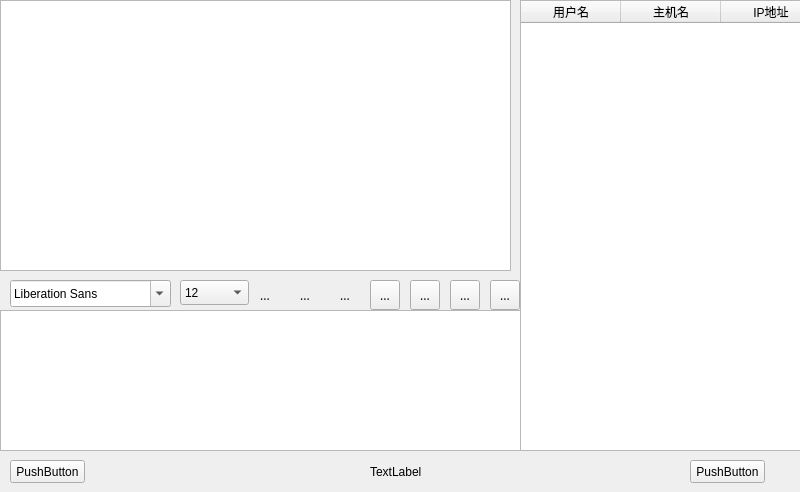
<?xml version="1.0" encoding="UTF-8"?>
<ui version="4.0">
 <class>Widget</class>
 <widget class="QWidget" name="Widget">
  <property name="windowModality">
   <enum>Qt::WindowModal</enum>
  </property>
  <property name="enabled">
   <bool>true</bool>
  </property>
  <property name="geometry">
   <rect>
    <x>0</x>
    <y>0</y>
    <width>800</width>
    <height>492</height>
   </rect>
  </property>
  <property name="windowTitle">
   <string>局域网聊天工具</string>
  </property>
  <property name="windowIcon">
   <iconset>
    <normaloff>../../新建文件夹 (2)/Z4W@2YB]O]7J15RWMOZN[11.png</normaloff>../../新建文件夹 (2)/Z4W@2YB]O]7J15RWMOZN[11.png</iconset>
  </property>
  <widget class="QTextBrowser" name="messageBrower">
   <property name="geometry">
    <rect>
     <x>0</x>
     <y>0</y>
     <width>511</width>
     <height>271</height>
    </rect>
   </property>
  </widget>
  <widget class="QFontComboBox" name="fontComboBox">
   <property name="geometry">
    <rect>
     <x>10</x>
     <y>280</y>
     <width>161</width>
     <height>27</height>
    </rect>
   </property>
  </widget>
  <widget class="QToolButton" name="boldToolBtn">
   <property name="geometry">
    <rect>
     <x>250</x>
     <y>280</y>
     <width>30</width>
     <height>30</height>
    </rect>
   </property>
   <property name="font">
    <font>
     <family>Agency FB</family>
    </font>
   </property>
   <property name="toolTip">
    <string>&lt;html&gt;&lt;head/&gt;&lt;body&gt;&lt;p&gt;加粗&lt;/p&gt;&lt;/body&gt;&lt;/html&gt;</string>
   </property>
   <property name="text">
    <string>...</string>
   </property>
   <property name="icon">
    <iconset>
     <normaloff>../../新建文件夹 (2)/b123.png</normaloff>../../新建文件夹 (2)/b123.png</iconset>
   </property>
   <property name="iconSize">
    <size>
     <width>22</width>
     <height>22</height>
    </size>
   </property>
   <property name="checkable">
    <bool>true</bool>
   </property>
   <property name="autoRaise">
    <bool>true</bool>
   </property>
  </widget>
  <widget class="QComboBox" name="sizeComboBox">
   <property name="geometry">
    <rect>
     <x>180</x>
     <y>280</y>
     <width>69</width>
     <height>25</height>
    </rect>
   </property>
   <property name="currentIndex">
    <number>3</number>
   </property>
   <property name="iconSize">
    <size>
     <width>22</width>
     <height>16</height>
    </size>
   </property>
   <item>
    <property name="text">
     <string>9</string>
    </property>
   </item>
   <item>
    <property name="text">
     <string>10</string>
    </property>
   </item>
   <item>
    <property name="text">
     <string>11</string>
    </property>
   </item>
   <item>
    <property name="text">
     <string>12</string>
    </property>
   </item>
   <item>
    <property name="text">
     <string>13</string>
    </property>
   </item>
   <item>
    <property name="text">
     <string>14</string>
    </property>
   </item>
   <item>
    <property name="text">
     <string>15</string>
    </property>
   </item>
   <item>
    <property name="text">
     <string>20</string>
    </property>
   </item>
   <item>
    <property name="text">
     <string>16</string>
    </property>
   </item>
   <item>
    <property name="text">
     <string>17</string>
    </property>
   </item>
   <item>
    <property name="text">
     <string>18</string>
    </property>
   </item>
   <item>
    <property name="text">
     <string>19</string>
    </property>
   </item>
   <item>
    <property name="text">
     <string>21</string>
    </property>
   </item>
   <item>
    <property name="text">
     <string>22</string>
    </property>
   </item>
   <item>
    <property name="text">
     <string>23</string>
    </property>
   </item>
  </widget>
  <widget class="QToolButton" name="italicToolBtn">
   <property name="geometry">
    <rect>
     <x>290</x>
     <y>280</y>
     <width>30</width>
     <height>30</height>
    </rect>
   </property>
   <property name="font">
    <font>
     <family>Agency FB</family>
    </font>
   </property>
   <property name="toolTip">
    <string>&lt;html&gt;&lt;head/&gt;&lt;body&gt;&lt;p&gt;倾斜&lt;/p&gt;&lt;/body&gt;&lt;/html&gt;</string>
   </property>
   <property name="text">
    <string>...</string>
   </property>
   <property name="icon">
    <iconset>
     <normaloff>../../新建文件夹 (2)/@K2N`R]S_}9}GMT`I97)Z{E.png</normaloff>../../新建文件夹 (2)/@K2N`R]S_}9}GMT`I97)Z{E.png</iconset>
   </property>
   <property name="iconSize">
    <size>
     <width>22</width>
     <height>22</height>
    </size>
   </property>
   <property name="checkable">
    <bool>true</bool>
   </property>
   <property name="autoRaise">
    <bool>true</bool>
   </property>
  </widget>
  <widget class="QToolButton" name="underlineToolBtn">
   <property name="geometry">
    <rect>
     <x>330</x>
     <y>280</y>
     <width>30</width>
     <height>30</height>
    </rect>
   </property>
   <property name="font">
    <font>
     <family>Agency FB</family>
    </font>
   </property>
   <property name="toolTip">
    <string>&lt;html&gt;&lt;head/&gt;&lt;body&gt;&lt;p&gt;&lt;span style=&quot; text-decoration: underline;&quot;&gt;下划线&lt;/span&gt;&lt;/p&gt;&lt;/body&gt;&lt;/html&gt;</string>
   </property>
   <property name="text">
    <string>...</string>
   </property>
   <property name="icon">
    <iconset>
     <normaloff>../../新建文件夹 (2)/Z4W@2YB]O]7J15RWMOZN[11.png</normaloff>../../新建文件夹 (2)/Z4W@2YB]O]7J15RWMOZN[11.png</iconset>
   </property>
   <property name="iconSize">
    <size>
     <width>22</width>
     <height>22</height>
    </size>
   </property>
   <property name="checkable">
    <bool>true</bool>
   </property>
   <property name="autoRaise">
    <bool>true</bool>
   </property>
  </widget>
  <widget class="QToolButton" name="colorBtn">
   <property name="geometry">
    <rect>
     <x>370</x>
     <y>280</y>
     <width>30</width>
     <height>30</height>
    </rect>
   </property>
   <property name="font">
    <font>
     <family>Agency FB</family>
    </font>
   </property>
   <property name="toolTip">
    <string>&lt;html&gt;&lt;head/&gt;&lt;body&gt;&lt;p&gt;更改字体颜色&lt;/p&gt;&lt;/body&gt;&lt;/html&gt;</string>
   </property>
   <property name="text">
    <string>...</string>
   </property>
   <property name="icon">
    <iconset>
     <normaloff>../../新建文件夹 (2)/HYZ$G%7V@SA)8FM`]}D7}{I.png</normaloff>../../新建文件夹 (2)/HYZ$G%7V@SA)8FM`]}D7}{I.png</iconset>
   </property>
   <property name="iconSize">
    <size>
     <width>22</width>
     <height>22</height>
    </size>
   </property>
  </widget>
  <widget class="QToolButton" name="sendBtn">
   <property name="geometry">
    <rect>
     <x>410</x>
     <y>280</y>
     <width>30</width>
     <height>30</height>
    </rect>
   </property>
   <property name="font">
    <font>
     <family>Agency FB</family>
    </font>
   </property>
   <property name="toolTip">
    <string>&lt;html&gt;&lt;head/&gt;&lt;body&gt;&lt;p&gt;传输文件&lt;/p&gt;&lt;/body&gt;&lt;/html&gt;</string>
   </property>
   <property name="text">
    <string>...</string>
   </property>
   <property name="icon">
    <iconset>
     <normaloff>../../新建文件夹 (2)/Z4W@2YB]O]7J15RWMOZN[11.png</normaloff>../../新建文件夹 (2)/Z4W@2YB]O]7J15RWMOZN[11.png</iconset>
   </property>
   <property name="iconSize">
    <size>
     <width>22</width>
     <height>22</height>
    </size>
   </property>
  </widget>
  <widget class="QToolButton" name="saveBtn">
   <property name="geometry">
    <rect>
     <x>450</x>
     <y>280</y>
     <width>30</width>
     <height>30</height>
    </rect>
   </property>
   <property name="font">
    <font>
     <family>Agency FB</family>
    </font>
   </property>
   <property name="toolTip">
    <string>&lt;html&gt;&lt;head/&gt;&lt;body&gt;&lt;p&gt;保存聊天记录&lt;/p&gt;&lt;/body&gt;&lt;/html&gt;</string>
   </property>
   <property name="text">
    <string>...</string>
   </property>
   <property name="icon">
    <iconset>
     <normaloff>../../新建文件夹 (2)/b123.png</normaloff>../../新建文件夹 (2)/b123.png</iconset>
   </property>
   <property name="iconSize">
    <size>
     <width>22</width>
     <height>22</height>
    </size>
   </property>
  </widget>
  <widget class="QToolButton" name="clearbtn">
   <property name="geometry">
    <rect>
     <x>490</x>
     <y>280</y>
     <width>30</width>
     <height>30</height>
    </rect>
   </property>
   <property name="font">
    <font>
     <family>Agency FB</family>
    </font>
   </property>
   <property name="toolTip">
    <string>&lt;html&gt;&lt;head/&gt;&lt;body&gt;&lt;p&gt;清空聊天记录&lt;/p&gt;&lt;/body&gt;&lt;/html&gt;</string>
   </property>
   <property name="text">
    <string>...</string>
   </property>
   <property name="icon">
    <iconset>
     <normaloff>../../新建文件夹 (2)/@K2N`R]S_}9}GMT`I97)Z{E.png</normaloff>../../新建文件夹 (2)/@K2N`R]S_}9}GMT`I97)Z{E.png</iconset>
   </property>
   <property name="iconSize">
    <size>
     <width>22</width>
     <height>22</height>
    </size>
   </property>
  </widget>
  <widget class="QTextEdit" name="messageTextedit">
   <property name="geometry">
    <rect>
     <x>0</x>
     <y>310</y>
     <width>521</width>
     <height>141</height>
    </rect>
   </property>
  </widget>
  <widget class="QTableWidget" name="userTableWidget">
   <property name="geometry">
    <rect>
     <x>520</x>
     <y>0</y>
     <width>321</width>
     <height>451</height>
    </rect>
   </property>
   <property name="sizePolicy">
    <sizepolicy hsizetype="Expanding" vsizetype="Expanding">
     <horstretch>0</horstretch>
     <verstretch>0</verstretch>
    </sizepolicy>
   </property>
   <property name="selectionMode">
    <enum>QAbstractItemView::SingleSelection</enum>
   </property>
   <property name="selectionBehavior">
    <enum>QAbstractItemView::SelectRows</enum>
   </property>
   <property name="showGrid">
    <bool>false</bool>
   </property>
   <column>
    <property name="text">
     <string>用户名</string>
    </property>
   </column>
   <column>
    <property name="text">
     <string>主机名</string>
    </property>
   </column>
   <column>
    <property name="text">
     <string>IP地址</string>
    </property>
   </column>
  </widget>
  <widget class="QPushButton" name="sendButton">
   <property name="geometry">
    <rect>
     <x>10</x>
     <y>460</y>
     <width>75</width>
     <height>23</height>
    </rect>
   </property>
   <property name="text">
    <string>PushButton</string>
   </property>
  </widget>
  <widget class="QPushButton" name="exitButton">
   <property name="geometry">
    <rect>
     <x>690</x>
     <y>460</y>
     <width>75</width>
     <height>23</height>
    </rect>
   </property>
   <property name="text">
    <string>PushButton</string>
   </property>
  </widget>
  <widget class="QLabel" name="userNUmLabel">
   <property name="geometry">
    <rect>
     <x>370</x>
     <y>462</y>
     <width>54</width>
     <height>20</height>
    </rect>
   </property>
   <property name="text">
    <string>TextLabel</string>
   </property>
  </widget>
 </widget>
 <layoutdefault spacing="6" margin="11"/>
 <resources/>
 <connections/>
</ui>
